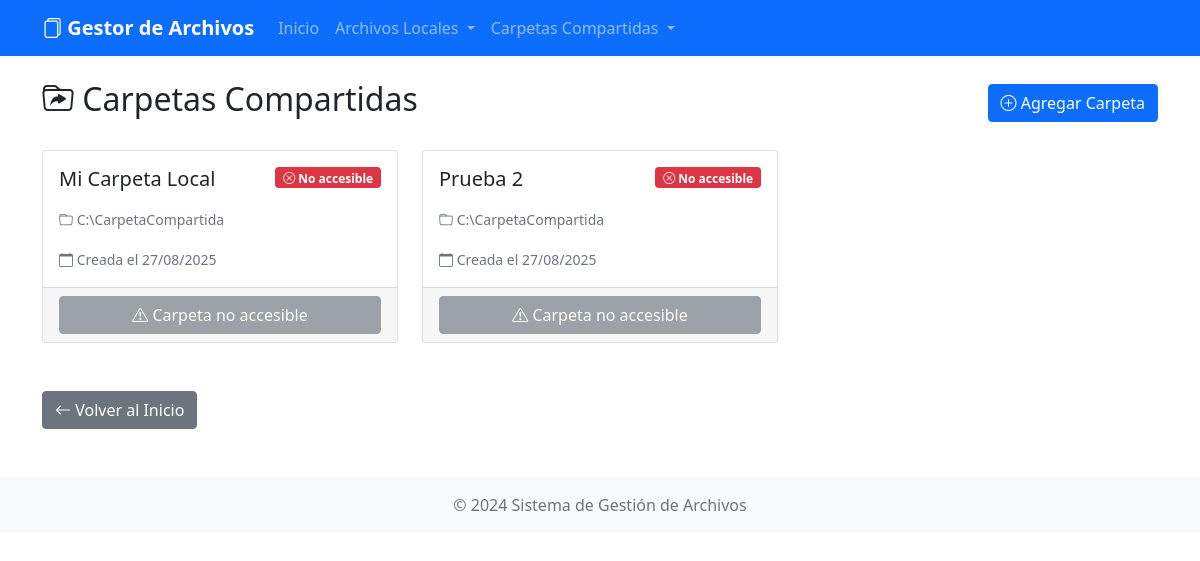
/carpetas/, run on the app's committed database.
### archivos/models.py (models this page shows, shortened)
class CarpetaCompartida(models.Model):
    nombre = models.CharField(max_length=255, verbose_name="Nombre de la carpeta")
    ruta = models.CharField(max_length=500, verbose_name="Ruta de la carpeta compartida")
    descripcion = models.TextField(blank=True, null=True, verbose_name="Descripción")
    activa = models.BooleanField(default=True, verbose_name="Activa")
    fecha_creacion = models.DateTimeField(auto_now_add=True)
    class Meta:
        verbose_name = "Carpeta Compartida"
        verbose_name_plural = "Carpetas Compartidas"
    def existe(self):
        return os.path.exists(self.ruta) and os.path.isdir(self.ruta)

### archivos/views.py (the view)
# urls.py: path('carpetas/', views.listar_carpetas_compartidas, name='listar_carpetas_compartidas'),
def listar_carpetas_compartidas(request):
    carpetas = CarpetaCompartida.objects.filter(activa=True)
    for carpeta in carpetas:
        carpeta.accesible = carpeta.existe()
    return render(request, 'archivos/listar_carpetas.html', {
        'carpetas': carpetas
    })

### archivos/templates/archivos/listar_carpetas.html (shortened to what this page needs)
{% extends 'archivos/base.html' %}
{% block content %}
<div class="row">
    <div class="col-12">
        <div class="d-flex justify-content-between align-items-center mb-4">
            <h2><i class="bi bi-folder-symlink"></i> Carpetas Compartidas</h2>
            <a href="{% url 'gestionar_carpetas' %}" class="btn btn-primary">
                <i class="bi bi-plus-circle"></i> Agregar Carpeta
            </a>
        </div>
        {% if carpetas %}
            <div class="row">
                {% for carpeta in carpetas %}
                <div class="col-md-6 col-lg-4 mb-4">
                    <div class="card h-100 card-hover">
                        <div class="card-body">
                            <div class="d-flex justify-content-between align-items-start mb-2">
                                <h5 class="card-title">{{ carpeta.nombre }}</h5>
                                {% if carpeta.accesible %}
                                    <span class="badge bg-success">
                                        <i class="bi bi-check-circle"></i> Accesible
                                    </span>
                                {% else %}
                                    <span class="badge bg-danger">
                                        <i class="bi bi-x-circle"></i> No accesible
                                    </span>
                                {% endif %}
                            </div>
                            <p class="card-text">
                                <small class="text-muted">
                                    <i class="bi bi-folder"></i> {{ carpeta.ruta }}
                                </small>
                            </p>
                            <p class="card-text">
                                <small class="text-muted">
                                    <i class="bi bi-calendar"></i> Creada el {{ carpeta.fecha_creacion|date:"d/m/Y" }}
                                </small>
                            </p>
                        </div>
                        <div class="card-footer">
                            {% if carpeta.accesible %}
                                <a href="{% url 'listar_archivos' carpeta.id %}" class="btn btn-info w-100">
                                    <i class="bi bi-files"></i> Ver Archivos
                                </a>
                            {% else %}
                                <button class="btn btn-secondary w-100" disabled>
                                    <i class="bi bi-exclamation-triangle"></i> Carpeta no accesible
                                </button>
                            {% endif %}
                        </div>
                    </div>
                </div>
                {% endfor %}
            </div>
        {% endif %}
        <div class="mt-4">
            <a href="{% url 'index' %}" class="btn btn-secondary">
                <i class="bi bi-arrow-left"></i> Volver al Inicio
            </a>
        </div>
    </div>
</div>
{% endblock %}

### data on the page
CarpetaCompartida: nombre "Mi Carpeta Local", shows "No accesible", ruta "C:\\CarpetaCompartida", fecha_creacion "27/08/2025", shows "Carpeta no accesible"
CarpetaCompartida: nombre "Prueba 2", shows "No accesible", ruta "C:\\CarpetaCompartida", fecha_creacion "27/08/2025", shows "Carpeta no accesible"
